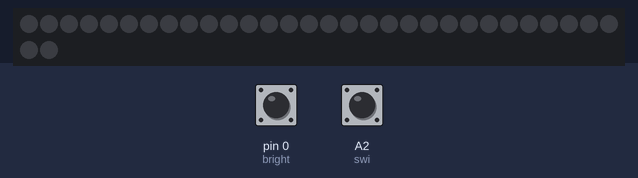
Bench run of a sketch on a simulated Arduino Uno, built with avr-gcc and run on an emulated ATmega328P. On the bench: 32 RGB LEDs in strip order, left to right, continuing on the next row. The test bench sets the inputs (shaded band); at power-on: A2 (swi) LOW, pin 0 (bright) LOW. Dim RGB values are drawn brighter than linear.

Above: at 1.2 s.
1.3 s: A2 (swi) pulled HIGH for 0.15 s
2.0 s: A2 (swi) pulled HIGH for 1 s
At 2.34 s:
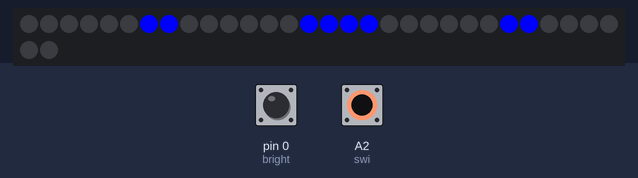
At 2.85 s:
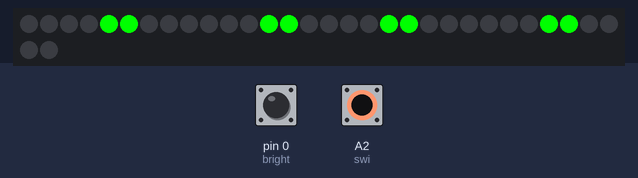
3.6 s: pin 0 (bright) pulled HIGH for 3.2 s
At 3.93 s:
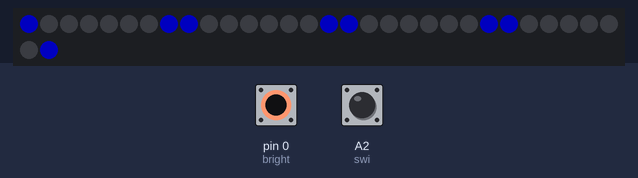

Measured:
- after the input at 2.0 s, the LEDs: change after 0.22 s (image 1)

The sketch:

goggles_spin.ino
```cpp
    // Low power NeoPixel goggles example. Makes a nice blinky display
    // with just a few LEDs on at any time...uses MUCH less juice than
    // rainbow display!

    #include <Adafruit_NeoPixel.h>

    #define PIN A3
    int swi = A2;
    int bright = 0;
    int neobright = 0;

    Adafruit_NeoPixel pixels = Adafruit_NeoPixel(32, PIN);

    uint8_t mode = 0, // Current animation effect
    offset = 0; // Position of spinny eyes
    uint32_t color = 0xFF0000; // Start red
    uint32_t prevTime;

    void setup() {
    pixels.begin();
    pixels.setBrightness(255); // 1/3 brightness 85
    prevTime = millis();
    }

    void loop() {
    uint8_t i;
    uint32_t t;

    switch(mode) {

//    case 0: // Random sparks - just one LED on at a time!
//    i = random(32);
//    pixels.setPixelColor(i, color);
//    pixels.show();
//    delay(10);
//    pixels.setPixelColor(i, 0);
//    break;
    case 1: // Spinny wheels (8 LEDs on at a time)
    pixels.setPixelColor(i, color);
    for(i=0; i<16; i++) {
    uint32_t c = 0;
    if(((offset + i) & 7) < 2) c = color; // 4 pixels on...
    pixels.setPixelColor( i, c); // First eye
    pixels.setPixelColor(31-i, c); // Second eye (flipped)
    }
    pixels.show();
    offset++;
    delay(50);
    break;
    }

    t = millis();
    //if((t - prevTime) > 8000) { // Every 8 seconds...
    if(digitalRead(swi) == HIGH) { // Read switch
    mode = 1; // Next mode
    if(mode = 1) { // End of modes?
    mode = 1; // Start modes over
    color >>= 8; // Next color R->G->B
    delay(200); //trying to add time as a debounce -works great, times lets you hold to select color
    //remember to add pull down resistor on switch
    if(!color) color = 0xFF0000; // Reset to red
    }
    for(i=0; i<32; i++) pixels.setPixelColor(i, 0);
    prevTime = t;
    }
    if(digitalRead(bright) == HIGH) { // Read bright switch
      if(neobright >= 255) {
        neobright = 85;
      }
      else {
        neobright = neobright + 85;
      }
    pixels.setBrightness(neobright); // 1/3 brightness 85
    delay(200);
    }
    }
```
